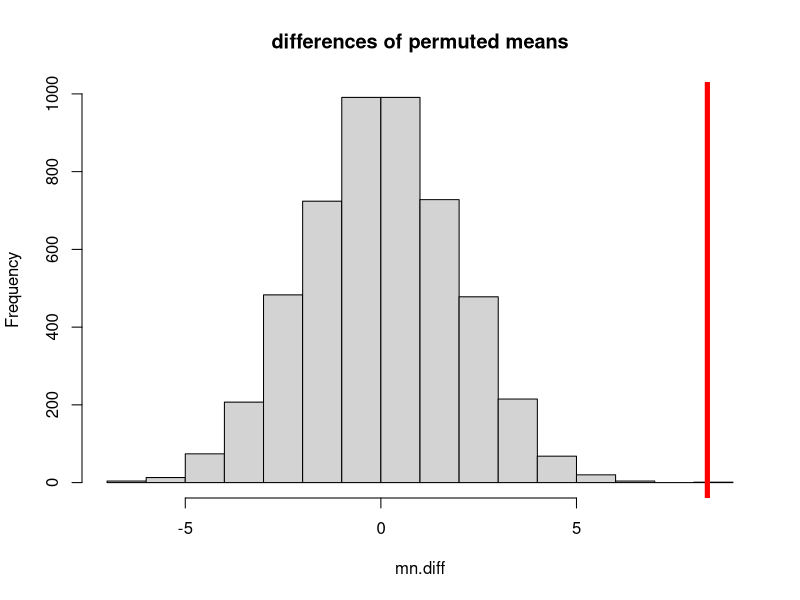

The R script that drew this image:
### Lab 3: Resampling ###

# Permutation tests
# Bootstrapped quantities

library(here)
library(tidyverse)
library(boot)
library(coin)

## Bootstrapped 95% confidence interval using the boot package ##
# Use to bootstrap a confidence interval about any statistic (even those lacking a theoretical distribution)
# Cook some data
rdat <- rpois(100, 8)

# Define a function to calculate the statistic of interest (example: median)
med = function(rdat, i){median(rdat[i])}

# Apply the boot.ci function to resample the data 1000 times, and produce estimates of 95% CI from the resampled distribution
rdat.CI <- boot.ci(boot(rdat, med, R = 1000))

# An approach for plotting your bootstrapped confidence intervals using ggplot2 #
# Extract normal CI from boot.ci object
lower.CI <- rdat.CI$normal[,2]
upper.CI <- rdat.CI$normal[,3]
mdn <- median(rdat)

# Convert random vector to dataframe for plotting
rdat.df <- data.frame(var = rdat)

CI.pl <- rdat.df %>% ggplot(aes(y = mdn, x = 1)) +
geom_point(size = 10) +
geom_errorbar(aes(ymin = lower.CI, ymax = upper.CI), width = 0.1, size = 0.5)

## Permutation t-test (2 sample), "by hand" ##
# Import data
foxdata <- read.csv(here("data", "Lect4_foxdata.csv"))

# Set number of (re)samples
R <- 5000

# Make a container to hold permuted differences between means and include a place for the observed difference
mn.diff <- numeric(R + 1)

# Observed difference between means
mn.diff[1] <- mean(foxdata$no.fox) - mean(foxdata$fox)

# Restructure the data so that both groups are in a single vector
# Using a bit of tidyverse here
poolfox <- foxdata %>% pivot_longer(c(fox, no.fox), values_to = "NPP") %>%
                       select(NPP) %>%
                       data.frame()

# Permute mean differences
for(i in 2:length(mn.diff)){
  index <- sample(1:50, size = 25, replace = TRUE) #sample function performs the resampling
  foxperm <- poolfox$NPP[index]
  nofoxperm <- poolfox$NPP[-index]
  mn.diff[i] <- mean(foxperm) - mean(nofoxperm)
}

# Histogram of permuted differences
hist(mn.diff, main ="differences of permuted means")

# Show the observed difference
abline(v = mn.diff[1], col="red", lwd=5)

# Calculate P-value (two-tailed) as the proportion of permutations with a mean difference greater/less than observed
# Note use of absolute values here. This yields the probability for a 2-tailed test (i.e., probability of observing a mean differences greater than or less than the observed).
mean(abs(mn.diff) >= abs(mn.diff[1]))

## Use functions in the coin package to carry out permutation tests ##
# Restructure the data into two columns: one for categories and one for NPP (response variable)
fox.long <- foxdata %>% pivot_longer(c(fox, no.fox), values_to = "NPP", names_to = "cat")

oneway_test(fox.long$NPP ~ as.factor(fox.long$cat), alternative="two.sided", distribution = approximate(nresample = 5000))

## F test of equal variance between two groups ##
# Calculate ratio of variances of the two groups
Fvar <- var(foxdata$no.fox)/var(foxdata$fox)

# Compare ratio to the F-distribution. 
# Null hypothesis: ratio is equal to 1
2*pf(Fvar, length(foxdata$no.fox)-1, length(foxdata$fox)-1)
# P-value is >> 0.05. Fail to reject the null. Variances are equal.

# Same test, using var.test function
var.test(NPP ~ cat, fox.long, 
         alternative = "two.sided")
